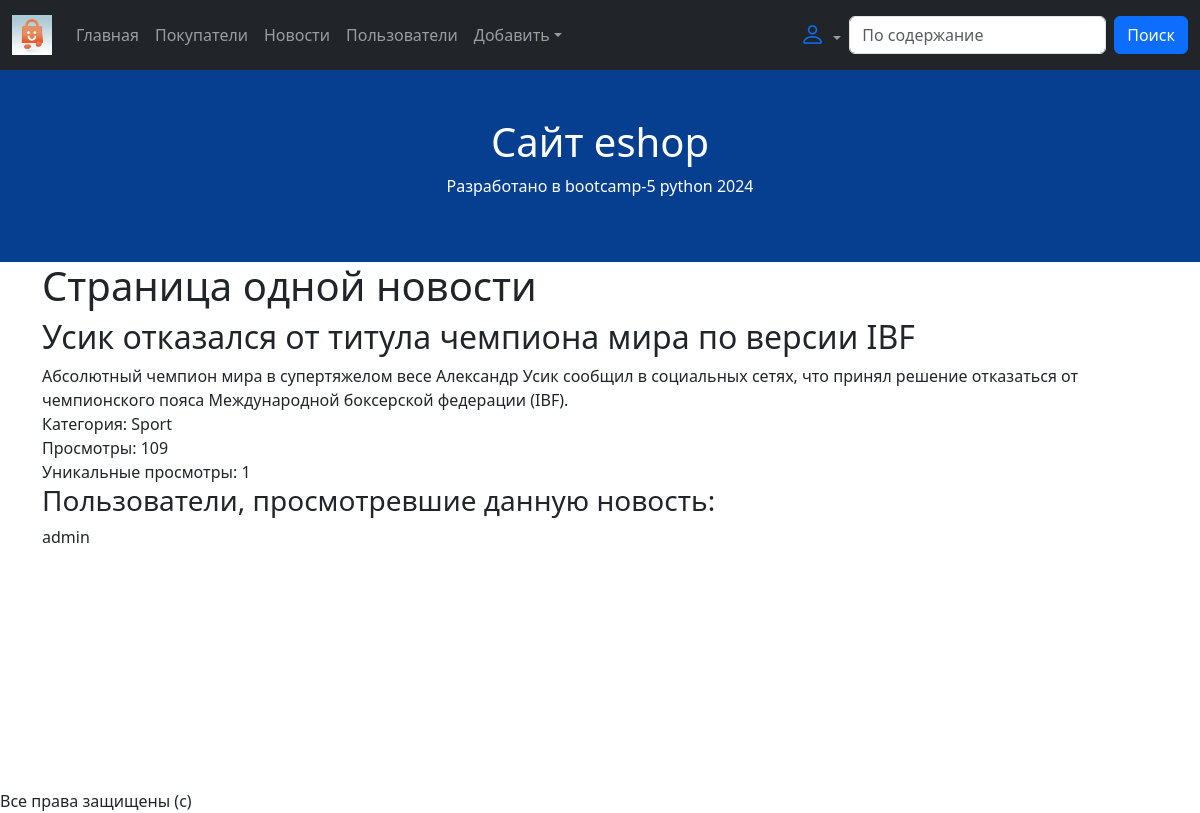
Screenshot of /new-detail/1/ with the database file from the repository.
### news/models.py (models this page shows, shortened)
class New(models.Model):
    title = models.CharField(max_length=100)
    article = models.TextField(null=True,blank=True)
    category = models.ForeignKey(
        to=NewsCategory,
        on_delete=models.SET_NULL,
        null=True, blank=True,
        verbose_name="Категория"
    )
    views = models.IntegerField(default=0)
    user_views = models.ManyToManyField(
        to=User,
        blank=True,
    )

class NewsCategory(models.Model):
    name = models.CharField(max_length=200, unique=True)

### news/views.py (the view)
# urls.py: path('new-detail/<int:id>/', new_detail, name='new-detail'),
def new_detail(request, id): # id = 8
    one_new_object = New.objects.get(id=id)  # 1 объект
    one_new_object.views += 1  # меняем значение свойства объекта
    if request.user.is_authenticated:
        one_new_object.user_views.add(request.user)
    one_new_object.save()  # сохраняем в БД
    context = {"new": one_new_object}
    return render(request, 'news_detail.html', context)

### news/templates/news_detail.html (shortened to what this page needs)
<!doctype html>
<html lang="en">
<head>
	{% extends 'base.html' %}
	{% block content %}
</head>
<body>
<div class = "news-main">
<h1>Страница одной новости</h1>
<h2>{{ new.title }}</h2>
<div>{{ new.article }}</div>
<div>Категория: {{ new.category.name }}</div>
<div>Просмотры: {{ new.views }}</div>
<div>Уникальные просмотры: {{ new.user_views.count }}</div>
<h3>Пользователи, просмотревшие данную новость:</h3>
{% for user in new.user_views.all %}
    <div>{{ user.username }}</div>
{% endfor %}
</div>
	{% endblock %}

### rows the page displays
New: title "Усик отказался от титула чемпиона мира по версии IBF", article "Абсолютный чемпион мира в супертяжелом весе Александр Усик сообщил в социальных сетях, что принял решение отказаться от чемпионского пояса Международной боксерской федерации (IBF).", category.name "Sport", views "109", user_views.count "1"

### other values shown
{{ user.username }} "admin"
